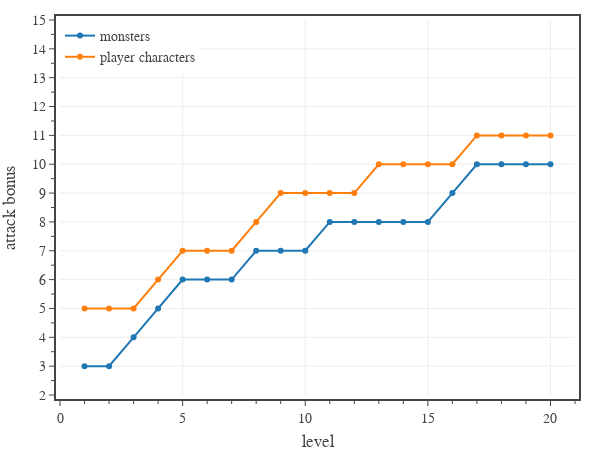

Notebook cell for this chart:
### Code cell
# plots average attack bonus

pc = {
    'level':      [ 1, 2, 3, 4, 5, 6, 7, 8, 9,10,11,12,13,14,15,16,17,18,19,20],
    'attack mod': [ 3, 3, 3, 4, 4, 4, 4, 5, 5, 5, 5, 5, 5, 5, 5, 5, 5, 5, 5, 5],
    'prof bonus': [ 2, 2, 2, 2, 3, 3, 3, 3, 4, 4, 4, 4, 5, 5, 5, 5, 6, 6, 6, 6],
}
pc['attack bonus'] = [pc['attack mod'][i] + pc['prof bonus'][i] for i in range(20)]
pc['save dc'] = [pc['attack bonus'][i] + 8 for i in range(20)]

dfD = pd.read_csv('../../assets/data/dmg-targets.csv') # 'CR','PB','AC','AB','DC'
#dfD = df0[['CR','AC','AB']].groupby(['CR']).mean().reset_index()
dfD = dfD[dfD['CR'].between(1, 20)]

# create figure
fig = go.Figure(
    layout=go.Layout(
        template=tfb.FIG_TEMPLATE,
        margin=dict(l=60, r=25, b=55, t=20, pad=4),
        xaxis=dict(
            title_text='level',
            range=[0,21],
            tick0=0, dtick=5,
            minor=dict(tick0=0, dtick=1),
        ),
        yaxis=dict(
            title_text='attack bonus',
            range=[2,15],
            tick0=0, dtick=1,
            minor=dict(tick0=0, dtick=0.5),
        ),
        legend=dict(
            xanchor='left', yanchor='top',
            x=0.00, y=1.00,
            orientation='v',
            tracegroupgap=0,
        )
    )
)

# plot monster save DCs
fig.add_trace(go.Scatter(
    x=np.array(pc['level']), 
    y=np.array(dfD['AB']),
    mode='markers+lines', 
    name='monsters',
    hovertemplate=
        'Level %{x}<br>'+
        'Attack Bonus %{y:,.0f}' + 
        '<extra></extra>'
))

# plot player character save DCs
fig.add_trace(go.Scatter(
    x=np.array(pc['level']), 
    y=np.array(pc['attack bonus']),
    mode='markers+lines', 
    name='player characters',
    hovertemplate=
        'Level %{x}<br>'+
        'Attack Bonus %{y:,.0f}' + 
        '<extra></extra>'
))

# show figure
fig.update_layout(width=600, height=450)
fig.show(config=tfb.FIG_CONFIG)

# save figures
if SAVEFIGS:
    fig.update_layout(autosize=True, width=None, height=None)
    save_fig_html(fig, format='large', name=f'./fig-attack-bonus-vs-level-large')
    save_fig_html(fig, format='small', name=f'./fig-attack-bonus-vs-level-small')

### Figure 1 — Plotly figure (JSON) as saved in the notebook; plotly's stock layout.template omitted (floating-point values rounded to 4 significant figures)
{"data": [{"hovertemplate": "Level %{x}<br>Attack Bonus %{y:,.0f}<extra></extra>", "mode": "markers+lines", "name": "monsters", "type": "scatter", "x": [1, 2, 3, 4, 5, 6, 7, 8, 9, 10, 11, 12, 13, 14, 15, 16, 17, 18, 19, 20], "y": [3, 3, 4, 5, 6, 6, 6, 7, 7, 7, 8, 8, 8, 8, 8, 9, 10, 10, 10, 10]}, {"hovertemplate": "Level %{x}<br>Attack Bonus %{y:,.0f}<extra></extra>", "mode": "markers+lines", "name": "player characters", "type": "scatter", "x": [1, 2, 3, 4, 5, 6, 7, 8, 9, 10, 11, 12, 13, 14, 15, 16, 17, 18, 19, 20], "y": [5, 5, 5, 6, 7, 7, 7, 8, 9, 9, 9, 9, 10, 10, 10, 10, 11, 11, 11, 11]}], "layout": {"height": 450, "legend": {"orientation": "v", "tracegroupgap": 0, "x": 0, "xanchor": "left", "y": 1, "yanchor": "top"}, "margin": {"b": 55, "l": 60, "pad": 4, "r": 25, "t": 20}, "width": 600, "xaxis": {"dtick": 5, "minor": {"dtick": 1, "tick0": 0}, "range": [0, 21], "tick0": 0, "title": {"text": "level"}}, "yaxis": {"dtick": 1, "minor": {"dtick": 0.5, "tick0": 0}, "range": [2, 15], "tick0": 0, "title": {"text": "attack bonus"}}}}
